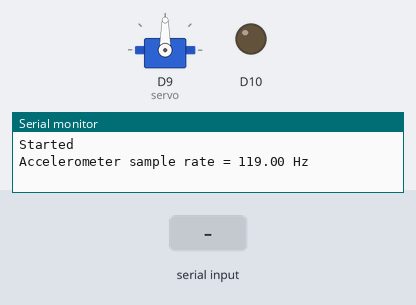
The sketch below on a simulated Arduino Nano 33 BLE. Parts: servo, output pins drawn as LEDs (lit = HIGH), the last lines printed to the serial monitor. The test bench sets the inputs (shaded band).

Above: at 1.2 s.
1.3 s: "steer:" received over Serial
At 2.6 s:
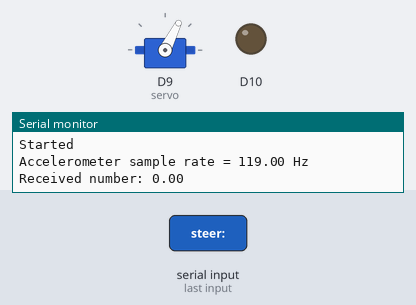
3.8 s: "throttle:90\n" received over Serial
At 5.7 s:
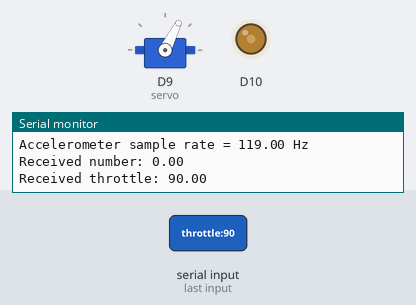
Timing chart, 0 to 7.2 s (numbered marks = the images above; inputs shaded):
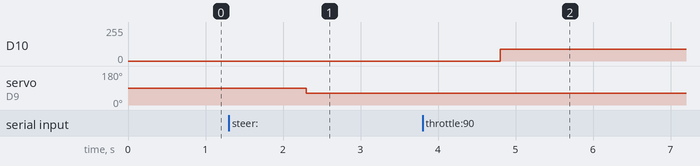

Measured:
- after the input at 1.3 s, servo on D9 (servo): 90° → 63° after 1.0 s
- after the input at 3.8 s, D10: 0/255 → 90/255 after 1.0 s

The sketch:

sketch.ino
```cpp
#include "Arduino_BMI270_BMM150.h"
#include <Servo.h>
// for the arduino nano BLE Sense Rev 2

const float TILT_THRESHOLD = 0.1;
const int SCALE_FACTOR = 100;
const int MAX_RAW_VALUE = 97;
const int MAX_DEGREES = 90;

Servo servo;
float lastAngle = -1;

void setup() {
    Serial.begin(9600);
    while (!Serial);
    Serial.println("Started");

    if (!IMU.begin()) {
        Serial.println("Failed to initialize IMU!");
        while (1);
    }

    Serial.print("Accelerometer sample rate = ");
    Serial.print(IMU.accelerationSampleRate());
    Serial.println(" Hz");

    servo.attach(9);  // Attach the servo to pin 9
}

void handleTilt(float value, const char* direction1, const char* direction2) {
    value *= SCALE_FACTOR;
    int degrees = map(abs(value), 0, MAX_RAW_VALUE, 0, MAX_DEGREES);
    Serial.print("Tilting ");
    Serial.print(value > 0 ? direction1 : direction2);
    Serial.print(" ");
    Serial.print(degrees);
    Serial.println(" degrees");
}

void set_servo_angle(float angle, int pin) {
  // Convert the angle to pulse width
  float pulse_width = (angle / 180.0) * 1000.0 + 1000.0;  // Scale from 1ms to 2ms
  int duty = int((pulse_width / 20000.0) * 255.0);  // Convert to duty cycle (0-255 range)

  analogWrite(pin, duty);
}

void loop() {
  while (Serial.available() > 0) {
    String receivedMessage = Serial.readString();
    receivedMessage.trim(); // Remove any leading/trailing whitespace

    if (receivedMessage.startsWith("IMU")) {
      float x, y, z;
      if (IMU.accelerationAvailable()) {
        IMU.readAcceleration(x, y, z);
        if(abs(x) > TILT_THRESHOLD || abs(y) > TILT_THRESHOLD){
          float roll = atan2(y, z) * 180.0 / PI;
          float pitch = atan2(-x, sqrt(y * y + z * z)) * 180.0 / PI;

          Serial.print("Roll = ");
          Serial.print(roll);
          Serial.print(", Pitch = ");
          Serial.println(pitch);
        }
      }
    } else if (receivedMessage.startsWith("steer:")) {
      float number = receivedMessage.substring(6).toFloat(); // Extract the number after "steer:"
      if (number >= 0.0 && number <= 1.0) {
        int angle = round((number*.3 +.35) * 180);
        if (angle != lastAngle) {  // Only write to the servo if the angle has changed
          Serial.print("Received number: ");
          Serial.println(number);
          servo.write(angle); // control pwm D9 servo
          lastAngle = angle;  // Update the last angle
        }
      }
    } else if (receivedMessage.startsWith("throttle:")) {
      float number = receivedMessage.substring(9).toFloat(); // Extract the number after "throttle:"
      if (number >= 0.0 && number <= 255.0) {
        int angle = number; //round(number * 180);
        // Assuming you have another servo for throttle control attached to pin 10
        //servo.attach(10);
        if (angle != lastAngle) {  // Only write to the servo if the angle has changed
          Serial.print("Received throttle: ");
          Serial.println(number);
          analogWrite(10, number);
          //servo.write(angle); // control pwm D10 servo
          lastAngle = angle;  // Update the last angle
        }
      }
    }
  }
}
```
